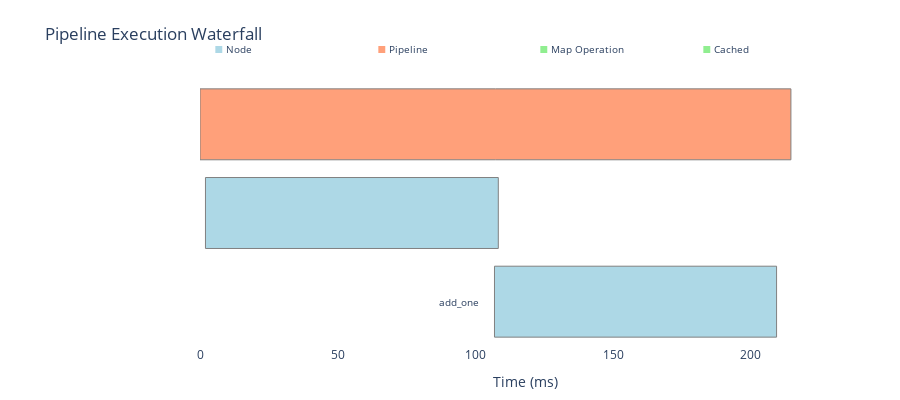

Source (notebook cell):
### Code cell
chart = telemetry.get_waterfall_chart()
chart

### Figure 1 — Plotly figure (JSON) as saved in the notebook; plotly's stock layout.template omitted (floating-point values rounded to 4 significant figures)
{"data": [{"base": 0, "hovertemplate": "<b>pipeline_4542566752</b><br>Start: 0.0ms<br>Duration: 214.54ms<br>Depth: 0<br>Type: pipeline<br><extra></extra>", "marker": {"color": "lightsalmon", "line": {"color": "gray", "width": 1}}, "name": "pipeline_4542566752", "orientation": "h", "showlegend": false, "type": "bar", "x": [214.5], "y": [3]}, {"base": 1.982, "hovertemplate": "<b>double</b><br>Start: 2.0ms<br>Duration: 106.32ms<br>Depth: 0<br>Type: node<br><extra></extra>", "marker": {"color": "lightblue", "line": {"color": "gray", "width": 1}}, "name": "double", "orientation": "h", "showlegend": false, "type": "bar", "x": [106.3], "y": [2]}, {"base": 106.9, "hovertemplate": "<b>add_one</b><br>Start: 106.9ms<br>Duration: 102.42ms<br>Depth: 0<br>Type: node<br><extra></extra>", "marker": {"color": "lightblue", "line": {"color": "gray", "width": 1}}, "name": "add_one", "orientation": "h", "showlegend": false, "type": "bar", "x": [102.4], "y": [1]}], "layout": {"annotations": [{"font": {"size": 10}, "showarrow": false, "text": "pipeline_4542566752", "x": -5, "xanchor": "right", "y": 3}, {"font": {"size": 10}, "showarrow": false, "text": "double", "x": -3.018, "xanchor": "right", "y": 2}, {"font": {"size": 10}, "showarrow": false, "text": "add_one", "x": 101.9, "xanchor": "right", "y": 1}, {"font": {"size": 10}, "showarrow": false, "text": "<span style=\"color:lightblue\">■</span> Node", "x": 0.02, "xanchor": "left", "xref": "paper", "y": 1.15, "yref": "paper"}, {"font": {"size": 10}, "showarrow": false, "text": "<span style=\"color:lightsalmon\">■</span> Pipeline", "x": 0.27, "xanchor": "left", "xref": "paper", "y": 1.15, "yref": "paper"}, {"font": {"size": 10}, "showarrow": false, "text": "<span style=\"color:lightgreen\">■</span> Map Operation", "x": 0.52, "xanchor": "left", "xref": "paper", "y": 1.15, "yref": "paper"}, {"font": {"size": 10}, "showarrow": false, "text": "<span style=\"color:lightgreen\">■</span> Cached", "x": 0.77, "xanchor": "left", "xref": "paper", "y": 1.15, "yref": "paper"}], "barmode": "overlay", "height": 400, "hovermode": "closest", "margin": {"b": 50, "l": 200, "r": 50, "t": 80}, "plot_bgcolor": "white", "title": {"text": "Pipeline Execution Waterfall"}, "xaxis": {"range": [0, 236.0], "title": {"text": "Time (ms)"}}, "yaxis": {"range": [0.5, 3.5], "showticklabels": false, "title": {"text": ""}}}}
